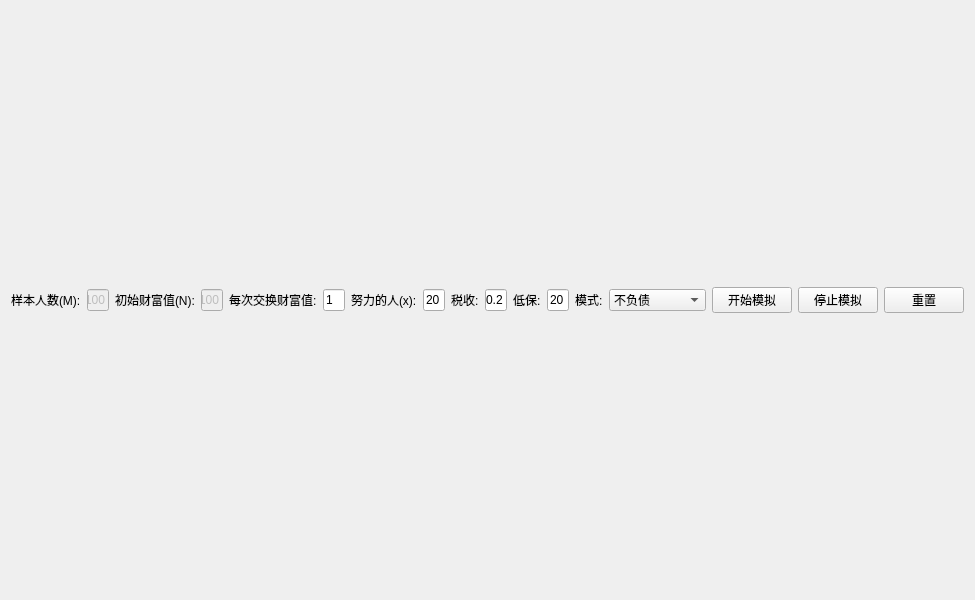
<?xml version="1.0" encoding="UTF-8"?>
<ui version="4.0">
 <class>ThemeWidgetForm</class>
 <widget class="QWidget" name="ThemeWidgetForm">
  <property name="geometry">
   <rect>
    <x>0</x>
    <y>0</y>
    <width>900</width>
    <height>600</height>
   </rect>
  </property>
  <layout class="QVBoxLayout" name="verticalLayout">
   <item>
    <layout class="QHBoxLayout" name="horizontalLayout">
     <item>
      <widget class="QLabel" name="themeLabel">
       <property name="text">
        <string>样本人数(M):</string>
       </property>
      </widget>
     </item>
     <item>
      <widget class="QLineEdit" name="sampleEdit">
       <property name="enabled">
        <bool>false</bool>
       </property>
       <property name="text">
        <string>100</string>
       </property>
      </widget>
     </item>
     <item>
      <widget class="QLabel" name="animatedLabel">
       <property name="text">
        <string>初始财富值(N):</string>
       </property>
      </widget>
     </item>
     <item>
      <widget class="QLineEdit" name="wealthEdit">
       <property name="enabled">
        <bool>false</bool>
       </property>
       <property name="text">
        <string>100</string>
       </property>
      </widget>
     </item>
     <item>
      <widget class="QLabel" name="label_4">
       <property name="text">
        <string>每次交换财富值:</string>
       </property>
      </widget>
     </item>
     <item>
      <widget class="QLineEdit" name="exchangedEdit">
       <property name="text">
        <string>1</string>
       </property>
      </widget>
     </item>
     <item>
      <widget class="QLabel" name="label">
       <property name="text">
        <string>努力的人(x):</string>
       </property>
      </widget>
     </item>
     <item>
      <widget class="QLineEdit" name="striveEdit">
       <property name="text">
        <string>20</string>
       </property>
      </widget>
     </item>
     <item>
      <widget class="QLabel" name="label_2">
       <property name="text">
        <string>税收:</string>
       </property>
      </widget>
     </item>
     <item>
      <widget class="QLineEdit" name="taxEdit">
       <property name="text">
        <string>0.2</string>
       </property>
      </widget>
     </item>
     <item>
      <widget class="QLabel" name="label_3">
       <property name="text">
        <string>低保:</string>
       </property>
      </widget>
     </item>
     <item>
      <widget class="QLineEdit" name="protectEdit">
       <property name="text">
        <string>20</string>
       </property>
      </widget>
     </item>
     <item>
      <widget class="QLabel" name="legendLabel">
       <property name="text">
        <string>模式:</string>
       </property>
      </widget>
     </item>
     <item>
      <widget class="QComboBox" name="modeCombox">
       <item>
        <property name="text">
         <string>不负债</string>
        </property>
       </item>
       <item>
        <property name="text">
         <string>负债</string>
        </property>
       </item>
       <item>
        <property name="text">
         <string>税收和社保</string>
        </property>
       </item>
       <item>
        <property name="text">
         <string>x个努力的人</string>
        </property>
       </item>
      </widget>
     </item>
     <item>
      <widget class="QPushButton" name="startBtn">
       <property name="text">
        <string>开始模拟</string>
       </property>
      </widget>
     </item>
     <item>
      <widget class="QPushButton" name="stopBtn">
       <property name="text">
        <string>停止模拟</string>
       </property>
      </widget>
     </item>
     <item>
      <widget class="QPushButton" name="resetBtn">
       <property name="text">
        <string>重置</string>
       </property>
      </widget>
     </item>
     <item>
      <spacer name="horizontalSpacer">
       <property name="orientation">
        <enum>Qt::Horizontal</enum>
       </property>
       <property name="sizeHint" stdset="0">
        <size>
         <width>40</width>
         <height>20</height>
        </size>
       </property>
      </spacer>
     </item>
    </layout>
   </item>
  </layout>
 </widget>
 <resources/>
 <connections/>
 <slots>
  <slot>updateUI()</slot>
 </slots>
</ui>
